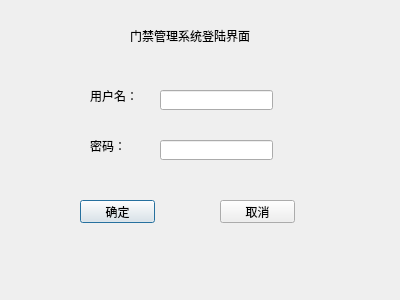
<?xml version="1.0" encoding="UTF-8"?>
<ui version="4.0">
 <class>login</class>
 <widget class="QDialog" name="login">
  <property name="geometry">
   <rect>
    <x>0</x>
    <y>0</y>
    <width>400</width>
    <height>300</height>
   </rect>
  </property>
  <property name="windowTitle">
   <string>登陆界面</string>
  </property>
  <widget class="QLineEdit" name="username">
   <property name="geometry">
    <rect>
     <x>160</x>
     <y>90</y>
     <width>113</width>
     <height>20</height>
    </rect>
   </property>
  </widget>
  <widget class="QLineEdit" name="password">
   <property name="geometry">
    <rect>
     <x>160</x>
     <y>140</y>
     <width>113</width>
     <height>20</height>
    </rect>
   </property>
  </widget>
  <widget class="QLabel" name="label">
   <property name="geometry">
    <rect>
     <x>90</x>
     <y>90</y>
     <width>54</width>
     <height>12</height>
    </rect>
   </property>
   <property name="text">
    <string>用户名：</string>
   </property>
  </widget>
  <widget class="QLabel" name="label_2">
   <property name="geometry">
    <rect>
     <x>90</x>
     <y>140</y>
     <width>54</width>
     <height>12</height>
    </rect>
   </property>
   <property name="text">
    <string>密码：</string>
   </property>
  </widget>
  <widget class="QPushButton" name="pushButton">
   <property name="geometry">
    <rect>
     <x>80</x>
     <y>200</y>
     <width>75</width>
     <height>23</height>
    </rect>
   </property>
   <property name="text">
    <string>确定</string>
   </property>
  </widget>
  <widget class="QPushButton" name="pushButton_2">
   <property name="geometry">
    <rect>
     <x>220</x>
     <y>200</y>
     <width>75</width>
     <height>23</height>
    </rect>
   </property>
   <property name="text">
    <string>取消</string>
   </property>
  </widget>
  <widget class="QLabel" name="label_3">
   <property name="geometry">
    <rect>
     <x>130</x>
     <y>20</y>
     <width>161</width>
     <height>31</height>
    </rect>
   </property>
   <property name="text">
    <string>门禁管理系统登陆界面</string>
   </property>
  </widget>
 </widget>
 <resources/>
 <connections/>
</ui>
